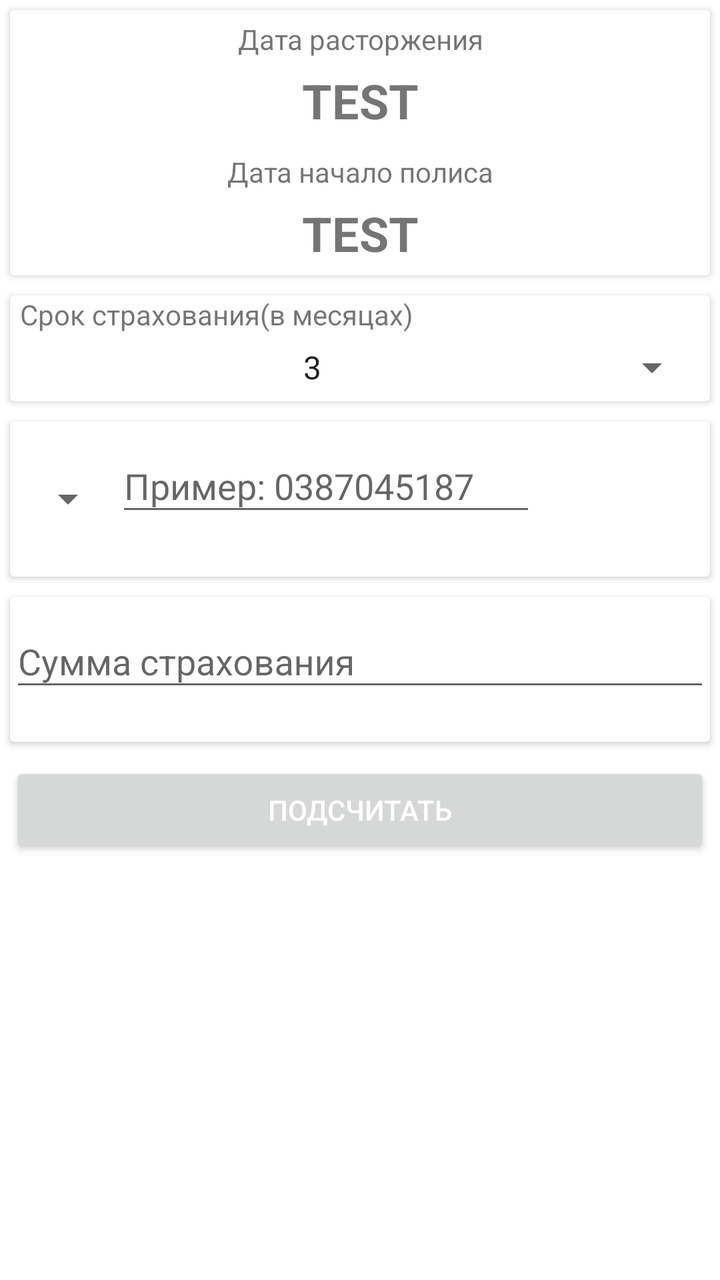
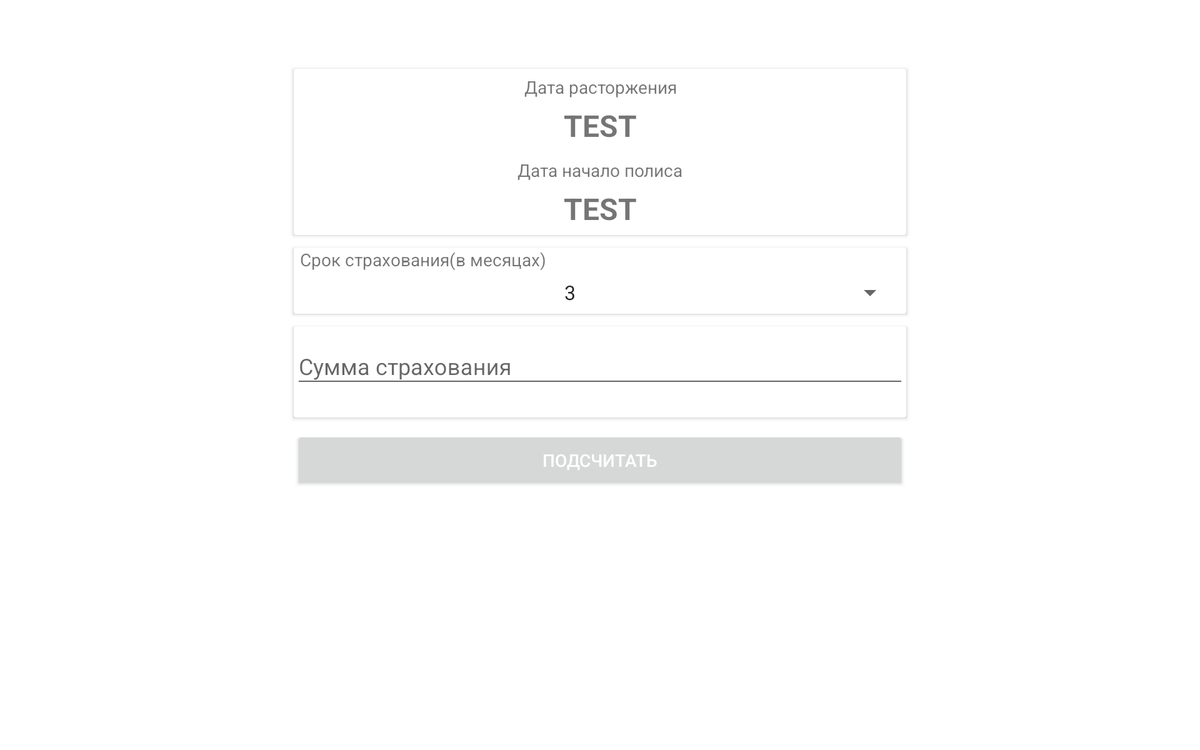

First picture: res/layout/ on a phone held upright. Second picture: the repository's own variant of that layout, on a device whose configuration matches the variant's folder. Source for both follows.
<!-- AndroidManifest.xml: application theme AppTheme -->
<!-- res/layout/fragment_content.xml -->
<LinearLayout xmlns:android="http://schemas.android.com/apk/res/android"
    xmlns:tools="http://schemas.android.com/tools"
    xmlns:app="http://schemas.android.com/apk/res-auto"
    android:orientation="vertical"
    android:layout_width="match_parent"
    android:layout_height="match_parent"
    tools:context="ivan.osago.ui.ContentFragment"
    android:background="#ffffff">


    <ScrollView
        android:layout_width="match_parent"
        android:layout_height="match_parent">

        <LinearLayout
            android:layout_width="match_parent"
            android:layout_height="match_parent"
            android:orientation="vertical" >
            <android.support.v7.widget.CardView
                android:layout_width="match_parent"
                android:layout_height="wrap_content"
                android:id="@+id/data_container"
                android:layout_margin="5dp">

                <LinearLayout
                    android:orientation="vertical"
                    android:layout_width="match_parent"
                    android:layout_height="match_parent">
                    <TextView
                        android:text="Дата расторжения"
                        android:layout_width="match_parent"
                        android:layout_height="wrap_content"
                        android:id="@+id/cancellation_date_label"
                        tools:ignore="HardcodedText"
                        android:layout_marginTop="5dp"
                        android:gravity="center_horizontal" />

                    <TextView
                        android:layout_width="match_parent"
                        android:layout_height="wrap_content"
                        android:id="@+id/cancellation_date_field"
                        android:textSize="24sp"
                        android:text="test"
                        android:gravity="center_horizontal"
                        tools:ignore="HardcodedText,SpUsage"
                        android:layout_margin="5dp"
                        android:textAllCaps="true"
                        android:textStyle="normal|bold" />

                    <TextView
                        android:text="Дата начало полиса"
                        android:layout_width="match_parent"
                        android:layout_height="wrap_content"
                        android:id="@+id/policy_beginning_label"
                        tools:ignore="HardcodedText"
                        android:gravity="center_horizontal"
                        android:layout_marginTop="5dp" />

                    <TextView
                        android:layout_width="match_parent"
                        android:layout_height="wrap_content"
                        android:id="@+id/policy_beginning_field"
                        android:textSize="24sp"
                        android:text="test"
                        android:gravity="center_horizontal"
                        tools:ignore="HardcodedText,SpUsage"
                        android:layout_margin="5dp"
                        android:textAllCaps="true"
                        android:textStyle="normal|bold" />
                </LinearLayout>
            </android.support.v7.widget.CardView>

            <android.support.v7.widget.CardView
                android:layout_width="match_parent"
                android:layout_height="wrap_content"
                android:layout_margin="5dp">

                <LinearLayout
                    android:orientation="vertical"
                    android:layout_width="match_parent"
                    android:layout_height="match_parent">
                    <TextView
                        android:text="Срок страхования(в месяцах)"
                        android:layout_width="match_parent"
                        android:layout_height="wrap_content"
                        android:id="@+id/textView"
                        tools:ignore="HardcodedText"
                        android:layout_marginStart="5dp"
                        android:layout_marginLeft="5dp"
                        android:layout_marginRight="5dp"
                        android:layout_marginEnd="5dp" />

                    <Spinner
                        android:layout_width="match_parent"
                        android:layout_height="wrap_content"
                        android:id="@+id/term_insurance_spinner"
                        android:spinnerMode="dialog"
                        android:entries="@array/term_insurance_array_entires"
                        android:layout_marginTop="5dp"
                        android:layout_marginRight="5dp"
                        android:layout_marginLeft="5dp"
                        android:layout_marginEnd="5dp"
                        android:layout_marginStart="5dp"
                        android:layout_marginBottom="5dp"
                        style="@style/Widget.AppCompat.Spinner"
                        android:gravity="center_vertical|center_horizontal|start"
                        android:foregroundGravity="center_horizontal"
                        android:textAlignment="center" />
                </LinearLayout>
            </android.support.v7.widget.CardView>

            <android.support.v7.widget.CardView
                android:layout_width="match_parent"
                android:layout_height="wrap_content"
                android:layout_margin="5dp">

                <RelativeLayout
                    android:layout_width="match_parent"
                    android:layout_height="match_parent">
                    <Spinner
                        android:layout_width="wrap_content"
                        android:layout_height="wrap_content"
                        android:id="@+id/serial_osago"
                        android:entries="@array/serial_policy_array_entires"
                        android:layout_centerInParent="false"
                        android:layout_centerVertical="true"
                        android:layout_marginLeft="5dp"
                        android:layout_marginStart="5dp"
                        style="@style/Widget.AppCompat.Spinner.DropDown"
                        android:textAlignment="center" />

                    <android.support.design.widget.TextInputLayout
                        android:layout_width="wrap_content"
                        android:layout_height="wrap_content"
                        android:layout_alignParentTop="true"
                        android:layout_alignParentRight="true"
                        android:layout_alignParentEnd="true"
                        android:layout_toRightOf="@+id/serial_osago"
                        android:layout_toEndOf="@+id/serial_osago"
                        android:layout_marginLeft="5dp"
                        android:layout_marginRight="5dp"
                        android:layout_marginEnd="5dp"
                        android:layout_marginBottom="5dp"
                        app:errorEnabled="true"
                        android:id="@+id/osago_number_input">

                        <EditText
                            android:layout_width="wrap_content"
                            android:layout_height="wrap_content"
                            android:inputType="textPersonName|number"
                            android:ems="10"
                            android:id="@+id/policy_number_field"
                            android:hint="Пример: 0387045187"
                            tools:ignore="HardcodedText,TextFields" ><requestFocus /></EditText>

                    </android.support.design.widget.TextInputLayout>
                </RelativeLayout>
            </android.support.v7.widget.CardView>

            <android.support.v7.widget.CardView
                android:layout_width="match_parent"
                android:layout_height="wrap_content"
                android:layout_margin="5dp">
                <android.support.design.widget.TextInputLayout
                    android:layout_width="match_parent"
                    android:layout_height="wrap_content"
                    app:errorEnabled="true"
                    android:id="@+id/summa_insurance_input">
                    <EditText
                        android:layout_width="match_parent"
                        android:layout_height="wrap_content"
                        android:inputType="numberSigned"
                        android:ems="10"
                        android:id="@+id/amount_nsurance_field"
                        android:hint="Сумма страхования"
                        tools:ignore="HardcodedText" />
                </android.support.design.widget.TextInputLayout>
            </android.support.v7.widget.CardView>

            <Button
                android:text="Подсчитать"
                android:layout_width="match_parent"
                android:layout_height="wrap_content"
                android:id="@+id/calculate_button"
                tools:ignore="HardcodedText"
                android:layout_margin="5dp"
                android:theme="@style/MyButtonRaised"
                android:textColor="#ffffff" />

        </LinearLayout>
    </ScrollView>


</LinearLayout>
<!-- resources referenced by this layout -->
<resources>
  <string-array name="term_insurance_array_entires">
          <item>3</item>
          <item>4</item>
          <item>5</item>
          <item>6</item>
          <item>7</item>
          <item>8</item>
          <item>9</item>
          <item>12</item>
      </string-array>
  <style name="AppTheme" parent="Theme.AppCompat.Light.NoActionBar">
          
          <item name="colorPrimary">@color/colorPrimary</item>
          <item name="colorPrimaryDark">@color/colorPrimaryDark</item>
          <item name="colorAccent">@color/colorAccent</item>
          <item name="windowActionBar">false</item>
          <item name="windowNoTitle">true</item>
          <item name="android:windowBackground">@drawable/splashscreen_icon</item>
  </style>
  <color name="colorPrimary">#3F51B5</color>
  <color name="colorPrimaryDark">#303F9F</color>
  <color name="colorAccent">#FF4081</color>
  <!-- drawable splashscreen_icon: png bitmap (drawable, 15718 bytes) -->
</resources>
<!-- res/layout-large-land/fragment_content.xml (the repository's variant of the layout above) -->
<!-- drawn on a 7-inch tablet turned sideways -->
<RelativeLayout xmlns:android="http://schemas.android.com/apk/res/android"
    xmlns:tools="http://schemas.android.com/tools"
    xmlns:app="http://schemas.android.com/apk/res-auto"
    android:orientation="vertical"
    android:layout_width="match_parent"
    android:layout_height="match_parent"
    tools:context="ivan.osago.ui.ContentFragment"
    android:background="#ffffff">


    <ScrollView
        android:layout_width="500dp"
        android:layout_height="500dp"
        android:layout_centerInParent="true">

        <LinearLayout
            android:layout_width="match_parent"
            android:layout_height="match_parent"
            android:orientation="vertical" >
            <android.support.v7.widget.CardView
                android:layout_width="match_parent"
                android:layout_height="wrap_content"
                android:id="@+id/data_container"
                android:layout_margin="5dp">

                <LinearLayout
                    android:orientation="vertical"
                    android:layout_width="match_parent"
                    android:layout_height="match_parent">
                    <TextView
                        android:text="Дата расторжения"
                        android:layout_width="match_parent"
                        android:layout_height="wrap_content"
                        android:id="@+id/cancellation_date_label"
                        tools:ignore="HardcodedText"
                        android:layout_marginTop="5dp"
                        android:gravity="center_horizontal" />

                    <TextView
                        android:layout_width="match_parent"
                        android:layout_height="wrap_content"
                        android:id="@+id/cancellation_date_field"
                        android:textSize="24sp"
                        android:text="test"
                        android:gravity="center_horizontal"
                        tools:ignore="HardcodedText,SpUsage"
                        android:layout_margin="5dp"
                        android:textAllCaps="true"
                        android:textStyle="normal|bold" />

                    <TextView
                        android:text="Дата начало полиса"
                        android:layout_width="match_parent"
                        android:layout_height="wrap_content"
                        android:id="@+id/policy_beginning_label"
                        tools:ignore="HardcodedText"
                        android:gravity="center_horizontal"
                        android:layout_marginTop="5dp" />

                    <TextView
                        android:layout_width="match_parent"
                        android:layout_height="wrap_content"
                        android:id="@+id/policy_beginning_field"
                        android:textSize="24sp"
                        android:text="test"
                        android:gravity="center_horizontal"
                        tools:ignore="HardcodedText,SpUsage"
                        android:layout_margin="5dp"
                        android:textAllCaps="true"
                        android:textStyle="normal|bold" />
                </LinearLayout>
            </android.support.v7.widget.CardView>

            <android.support.v7.widget.CardView
                android:layout_width="match_parent"
                android:layout_height="wrap_content"
                android:layout_margin="5dp">

                <LinearLayout
                    android:orientation="vertical"
                    android:layout_width="match_parent"
                    android:layout_height="match_parent">
                    <TextView
                        android:text="Срок страхования(в месяцах)"
                        android:layout_width="match_parent"
                        android:layout_height="wrap_content"
                        android:id="@+id/textView"
                        tools:ignore="HardcodedText"
                        android:layout_marginStart="5dp"
                        android:layout_marginLeft="5dp"
                        android:layout_marginRight="5dp"
                        android:layout_marginEnd="5dp" />

                    <Spinner
                        android:layout_width="match_parent"
                        android:layout_height="wrap_content"
                        android:id="@+id/term_insurance_spinner"
                        android:spinnerMode="dialog"
                        android:entries="@array/term_insurance_array_entires"
                        android:layout_marginTop="5dp"
                        android:layout_marginRight="5dp"
                        android:layout_marginLeft="5dp"
                        android:layout_marginEnd="5dp"
                        android:layout_marginStart="5dp"
                        android:layout_marginBottom="5dp"
                        style="@style/Widget.AppCompat.Spinner"
                        android:gravity="center_vertical|center_horizontal|start"
                        android:foregroundGravity="center_horizontal"
                        android:textAlignment="center" />
                </LinearLayout>
            </android.support.v7.widget.CardView>

         

            <android.support.v7.widget.CardView
                android:layout_width="match_parent"
                android:layout_height="wrap_content"
                android:layout_margin="5dp">
                <android.support.design.widget.TextInputLayout
                    android:layout_width="match_parent"
                    android:layout_height="wrap_content"
                    app:errorEnabled="true"
                    android:id="@+id/summa_insurance_input">
                    <EditText
                        android:layout_width="match_parent"
                        android:layout_height="wrap_content"
                        android:inputType="numberSigned"
                        android:ems="10"
                        android:id="@+id/amount_nsurance_field"
                        android:hint="Сумма страхования"
                        tools:ignore="HardcodedText" />
                </android.support.design.widget.TextInputLayout>
            </android.support.v7.widget.CardView>

            <Button
                android:text="Подсчитать"
                android:layout_width="match_parent"
                android:layout_height="wrap_content"
                android:id="@+id/calculate_button"
                tools:ignore="HardcodedText"
                android:layout_margin="5dp"
                android:theme="@style/MyButtonRaised"
                android:textColor="#ffffff" />

        </LinearLayout>
    </ScrollView>


</RelativeLayout>
